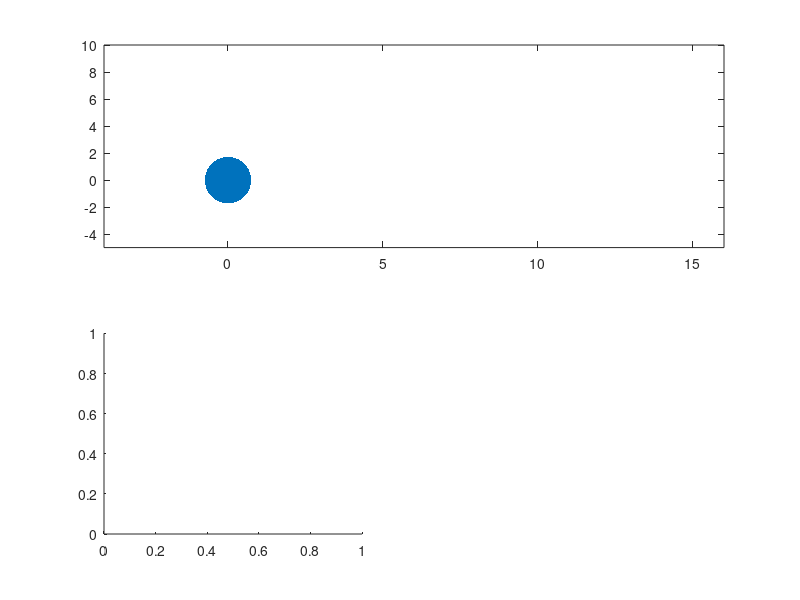

Write the MATLAB code that produced this figure. (Note: this script raises an error after producing the figure.)
clc;close all;clear all;
%%
% 
% 
% 
%
%%

global KEY_IS_PRESSED
KEY_IS_PRESSED = 0;
gcf;
set(gcf, 'KeyPressFcn', @myKeyPressFcn);

%%

m = 1;
kb = 1.38e-23;
k = 1;
T = 300;
dt = 0.01;
l = 3;
g = 0;%2.414e-5*10^(247.8/(T-140));
xi = 0;
D = 0;%kb*T/g;

N= 4;

for n = 1:N
    x(1,n) = 2*n;
    y(1,n) = 0;%2*(n-1);
    v0(1,n) = 0;%(-1)^(n);
    v0(2,n) = 0;
end

subplot(2,2,1:2)
h=plot(0,0,'MarkerSize',100,'Marker','.','LineWidth',5);
axis([-N 4*N -5 10]);
set(gca,'nextplot','replacechildren');
subplot(2,2,3)
for i =1:N
    pl1(i) = animatedline('color',rand(1,3));
end
axis([0 100 -0 10]);
subplot(2,2,4)
for i =1:N
    pl2(i) = animatedline('color',rand(1,3));
end
axis([0 100 -5 10]);
%%

for n = 1:N
    C = 1/(4*m);
    C1 = C*4*m;
    C3 = C*( 2*g*sqrt(2*D)*xi*dt^2 + 2*dt^2*force(x(1,:),y(1,:),n,l));
    C2 = C*(2*m+g*dt)*2*dt;
    x(2,n) = C1.*x(1,n) + C3(1) + C2.*v0(1,n);
    y(2,n) = C1.*y(1,n) + C3(2) + C2.*v0(2,n);
end

set(h,'XData',x(end,:),'YData',y(end,:));

drawnow;

%%

for t = 2:10000
    
    for n =1:N
        C = 1/(2*m-g*dt);
        C1 = C*4*m;
        C2 = -C*(2*m+g*dt);
        C3 = C*( 2*g*sqrt(2*D)*randn(1)*xi*dt^2 + 2*dt^2*force(x(t,:),y(t,:),n,l));
        
        x(t+1,n) = round(C1.*x(t,n) + C3(1) + C2*x(t-1,n),3);
        y(t+1,n) = round(C1.*y(t,n) + C3(2) + C2*y(t-1,n),3);
        
    end
    
    set(h,'XData',x(end,:),'YData',y(end,:));
    
    for i = 1:N
        addpoints(pl1(i),t,y(end,i));
        axis([t-20 20+t -0 10]);
    end
    
    
    for i = 1:N
        addpoints(pl2(i),t,x(end,i));
        axis([t-20 20+t -5 10]);
    end
    
    
    %pause(0.1)
    drawnow;
    
    if KEY_IS_PRESSED
        close all;
        break;
    end
    
end


%%

function F = force(x,y,n,a)

F = [0 0];
for i = 1:length(x)
    if i == n-1
        dx = x(i)-x(n);
        dy = y(i)-y(n);
        
        theta = atan2(dy,dx);
        
        r = sqrt(dx^2+dy^2);
        delta = r-a;
        
        k = LenardJones(a,delta,1,2)*10;
        
        F(1) = F(1) + k*((delta)*cos(theta));
        F(2) = F(2) + k*((delta)*sin(theta));
        
    elseif i == n+1
        dx = x(n)-x(i);
        dy = y(n)-y(i);
        
        theta = atan2(dy,dx);
        
        r = sqrt(dx^2+dy^2);
        delta = r-a;
        
        k = LenardJones(a,delta,1,2)*10;
        
        F(1) = F(1) - k*((delta)*cos(theta));
        F(2) = F(2) - k*((delta)*sin(theta));
        
    elseif i ~= n
        dx = x(n)-x(i);
        dy = y(n)-y(i);
        
        theta = atan2(dy,dx);
        
        r = sqrt(dx^2+dy^2);
        delta = r-a;
        
        f = LenardJones(a,delta,1,1);
        
        F(1) = F(1) - f*cos(theta);
        F(2) = F(2) - f*sin(theta);
    end
end
end


function myKeyPressFcn(hObject, event)
global KEY_IS_PRESSED
KEY_IS_PRESSED  = 1;
end
